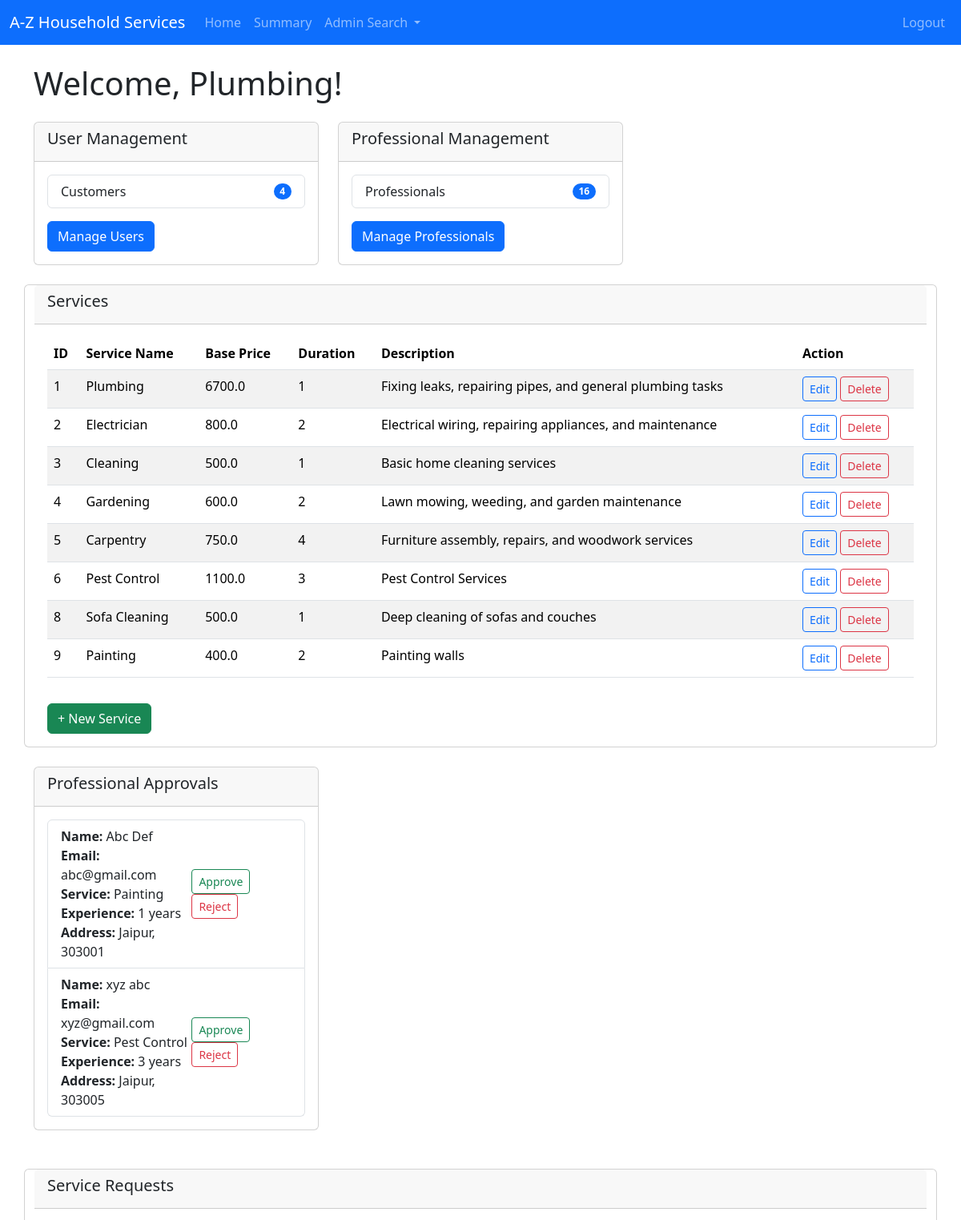
/admindashboard/Plumbing (signed in, upper part), run on the app's committed database.
### backend/models.py (models this page shows)
class Service(db.Model):
    __tablename__ = 'service'
    id = db.Column(db.Integer, primary_key=True)
    name = db.Column(db.String(100), nullable=False)
    price = db.Column(db.Float, nullable=False)
    duration = db.Column(db.Integer, nullable=False)  # in minutes
    description = db.Column(db.Text, nullable=False)
    service_requests = db.relationship('ServiceRequest', cascade="all,delete", backref='service', lazy='dynamic')

class Professional(db.Model):
    __tablename__ = 'professional'
    id = db.Column(db.Integer, primary_key=True)
    email = db.Column(db.String(120), unique=True, nullable=False)
    password = db.Column(db.String(120), nullable=False)
    role = db.Column(db.Integer, default=2)   #1 for customer, 2 for professional, 3 for admin
    full_name = db.Column(db.String(100), nullable=False)
    service_name = db.Column(db.String(100), nullable=False)
    experience = db.Column(db.Integer, nullable=False)
    uploaded_documents = db.Column(db.String(255))  # Stores file path or URL
    address = db.Column(db.String(255), nullable=False)
    pincode = db.Column(db.Integer, nullable=False)
    status = db.Column(db.String(10), nullable=False, default='pending') # for approval of admin
    service_requests = db.relationship('ServiceRequest',cascade="all,delete", backref='professional', lazy='dynamic') #relationship: professionals can access its service requests

### backend/controllers.py (the view)
@app.route('/admindashboard/<name>')
def admin_dashboard(name):
    services=get_services()  # for rendering for-loops of jinja templating
    user_count = User.query.filter_by(role=1).count()  # for calculating user count
    prof_count = Professional.query.filter_by(status='approved').count()  # for calculating prof count
    pending_prof = Professional.query.filter_by(status='pending').all()  #for seeing all pending professionals
    service_requests = ServiceRequest.query.join(Service).join(User).outerjoin(Professional).all()
    return render_template("admin_dashboard.html", user = User.query.filter_by(role=0).first(), name=name, services=services, user_count=user_count, professional_count=prof_count, pending_prof=pending_prof , results=service_requests)

### backend/controllers.py (called while the page is built)
def get_services():
    services=Service.query.all()
    return services

### templates/admin_dashboard.html (shortened to what this page needs)
{% extends "base_dashboard.html" %}
{% block dashboard_content %}
<h1 class="mb-4">Welcome, {{name}}!</h1>
<div class="row">
    <div class="col-md-4">
        <div class="card mb-4">
            <div class="card-header">
                <h5 class="card-title">User Management</h5>
            </div>
            <div class="card-body">
                <ul class="list-group">
                    <li class="list-group-item d-flex justify-content-between align-items-center">
                        Customers
                        <span class="badge bg-primary rounded-pill">{{ user_count }}</span>
                    </li>
                </ul>
                <a href="{{ url_for('admin_manage_users') }}" class="btn btn-primary mt-3">Manage Users</a>
            </div>
        </div>
    </div>
<div class="col-md-4">
    <div class="card mb-4">
        <div class="card-header">
            <h5 class="card-title">Professional Management</h5>
        </div>
        <div class="card-body">
            <ul class="list-group">
                <li class="list-group-item d-flex justify-content-between align-items-center">
                    Professionals
                    <span class="badge bg-primary rounded-pill">{{ professional_count }}</span>
                </li>
            </ul>
            <a href="{{ url_for('admin_manage_professionals') }}" class="btn btn-primary mt-3">Manage Professionals</a>
        </div>
    </div>
</div>
<div class="card mb-4">
    <div class="card-header">
        <h5 class="card-title">Services</h5>
    </div>
    <div class="card-body">
        {% if services %}
        <table class="table table-striped">
            <thead>
                <tr>
                    <th>ID</th>
                    <th>Service Name</th>
                    <th>Base Price</th>
                    <th>Duration</th>
                    <th>Description</th>
                    <th>Action</th>
                </tr>
            </thead>
            <tbody>
                {% for service in services %}
                <tr>
                    <td>{{ service.id }}</td>
                    <td>{{ service.name }}</td>
                    <td>{{ service.price }}</td>
                    <td>{{ service.duration }}</td>
                    <td>{{ service.description }}</td>
                    <td>
                        <a href="{{ url_for('edit_service', name=name, service_id=service.id) }}"
                           class="btn btn-sm btn-outline-primary">Edit</a>
                        <a href="{{ url_for('delete_service', name=name, service_id=service.id) }}"
                           class="btn btn-sm btn-outline-danger">Delete</a>
                    </td>
                </tr>
                {% endfor %}
            </tbody>
        </table>
        {% else %}
        <h3 class="text-center">Sorry, there are no services available.</h3>
        {% endif %}
        <a href="{{ url_for('create_service', name=name) }}" class="btn btn-success mt-3">+ New Service</a>
    </div>
</div>
<div class="col-md-4">
    <div class="card mb-4">
        <div class="card-header">
            <h5 class="card-title">Professional Approvals</h5>
        </div>
        <div class="card-body">
            <ul class="list-group">
                {% for professional in pending_prof %}
                <li class="list-group-item d-flex justify-content-between align-items-center">
                    <div>
                        <strong>Name:</strong> {{ professional.full_name }}<br>
                        <strong>Email:</strong> {{ professional.email }}<br>
                        <strong>Service:</strong> {{ professional.service_name }}<br>
                        <strong>Experience:</strong> {{ professional.experience }} years<br>
                        <strong>Address:</strong> {{ professional.address }}, {{ professional.pincode }}
                    </div>
                    <div>
                        <form action="{{ url_for('approve_professional', name=name, professional_id=professional.id) }}" method="POST" style="display:inline;">
                            <button type="submit" class="btn btn-sm btn-outline-success">Approve</button>
                        </form>
                        <form action="{{ url_for('reject_professional',name=name, professional_id=professional.id) }}" method="POST" style="display:inline;">
                            <button type="submit" class="btn btn-sm btn-outline-danger">Reject</button>
                        </form>
                    </div>
                </li>
                {% endfor %}
            </ul>
        </div>
    </div>
</div>
<div class="card mt-4">
    <div class="card-header">
        <h5 class="card-title">Service Requests</h5>
    </div>
    <div class="card-body">
    </div>
</div>
{% endblock %}

### data on the page
Service: id "1", name "Plumbing", price "6700.0", duration "1", description "Fixing leaks, repairing pipes, and general plumbing tasks"
Service: id "2", name "Electrician", price "800.0", duration "2", description "Electrical wiring, repairing appliances, and maintenance"
Service: id "3", name "Cleaning", price "500.0", duration "1", description "Basic home cleaning services"
Service: id "4", name "Gardening", price "600.0", duration "2", description "Lawn mowing, weeding, and garden maintenance"
Service: id "5", name "Carpentry", price "750.0", duration "4", description "Furniture assembly, repairs, and woodwork services"
Service: id "6", name "Pest Control", price "1100.0", duration "3", description "Pest Control Services"
Service: id "8", name "Sofa Cleaning", price "500.0", duration "1", description "Deep cleaning of sofas and couches"
Service: id "9", name "Painting", price "400.0", duration "2", description "Painting walls"
Professional: full_name "Abc Def", email "abc@gmail.com", service_name "Painting", experience "1", address "Jaipur", pincode "303001"
Professional: full_name "xyz abc", email "xyz@gmail.com", service_name "Pest Control", experience "3", address "Jaipur", pincode "303005"

### other printed values
{{ name }} "Plumbing"
{{ user_count }} "4"
{{ professional_count }} "16"
